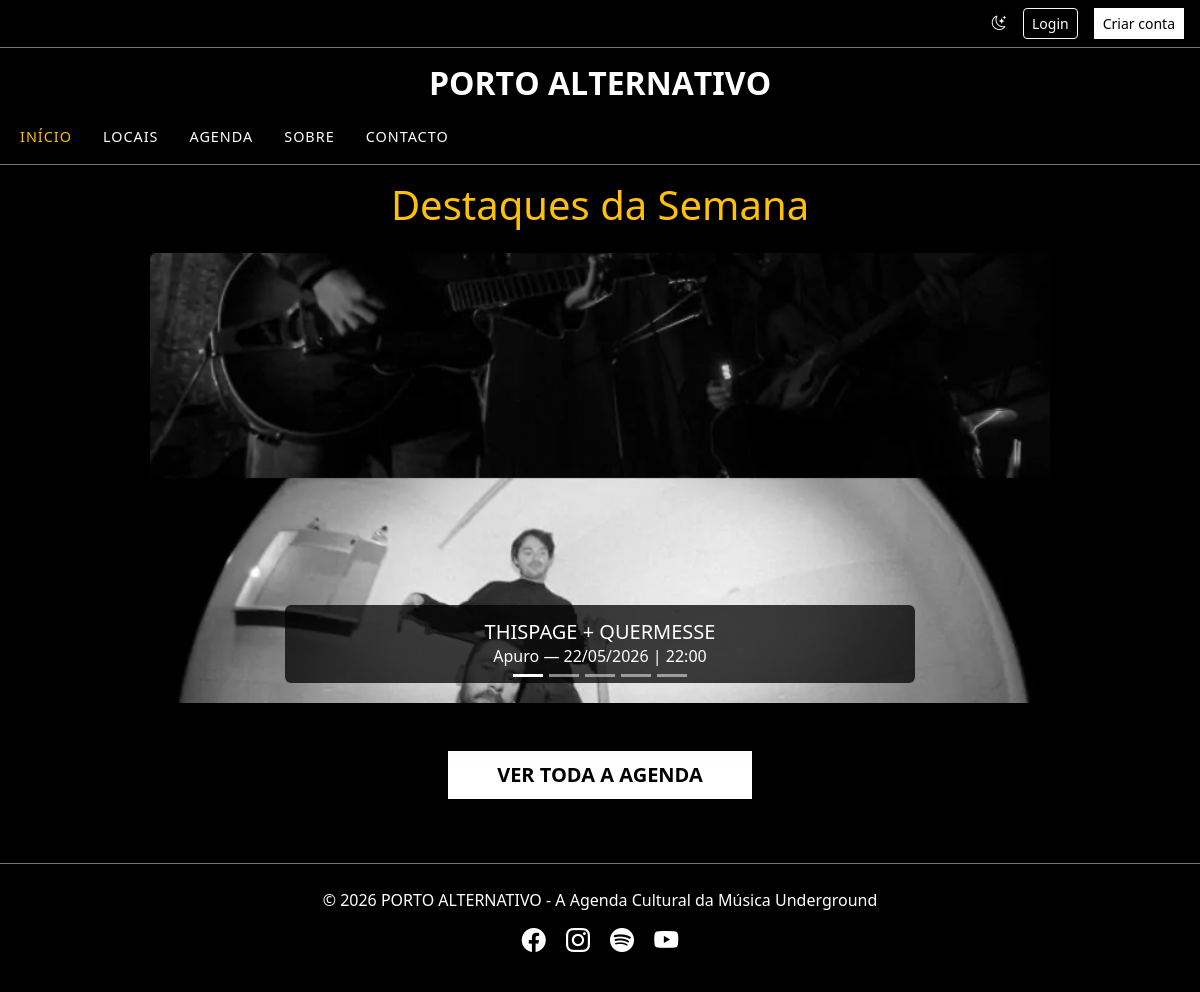
The page / on the database its author committed.
### tables this page shows
CREATE TABLE `eventos` (
  `id` int NOT NULL AUTO_INCREMENT,
  `nome` varchar(150) NOT NULL,
  `data` date DEFAULT NULL,
  `hora` time DEFAULT NULL,
  `descricao` text,
  `imagem` varchar(255) DEFAULT NULL,
  `bilheteira` varchar(255) DEFAULT NULL,
  `local_id` int DEFAULT NULL,
  `user_id` int DEFAULT NULL,
  PRIMARY KEY (`id`),
  KEY `local_id` (`local_id`),
  KEY `user_id` (`user_id`),
  CONSTRAINT `eventos_ibfk_1` FOREIGN KEY (`local_id`) REFERENCES `locais` (`id`) ON DELETE CASCADE,
  CONSTRAINT `eventos_ibfk_2` FOREIGN KEY (`user_id`) REFERENCES `users` (`id`) ON DELETE SET NULL
);

CREATE TABLE `locais` (
  `id` int NOT NULL AUTO_INCREMENT,
  `nome` varchar(150) NOT NULL,
  `morada` text,
  `imagem` varchar(255) DEFAULT NULL,
  `descricao` text,
  `site` varchar(255) DEFAULT NULL,
  `coordenadas` text,
  `user_id` int DEFAULT NULL,
  `category_id` int NOT NULL,
  PRIMARY KEY (`id`),
  KEY `user_id` (`user_id`),
  KEY `fk_locais_categoria` (`category_id`),
  CONSTRAINT `fk_locais_categoria` FOREIGN KEY (`category_id`) REFERENCES `categorias` (`id`),
  CONSTRAINT `locais_ibfk_1` FOREIGN KEY (`user_id`) REFERENCES `users` (`id`) ON DELETE SET NULL
);

### index.php (the view, shortened to what this page needs)
<?php
require_once 'db/Database.php';
$hoje = date('Y-m-d');
$stmt = $pdo->prepare("
    SELECT e.*, l.nome AS local_nome
    FROM eventos e
    LEFT JOIN locais l ON l.id = e.local_id
    WHERE e.data >= ?
    ORDER BY e.data ASC
    LIMIT 5
");
$stmt->execute([$hoje]);
$eventosCarrossel = $stmt->fetchAll(PDO::FETCH_ASSOC);
if (empty($eventosCarrossel)) {
    $stmt = $pdo->prepare("
        SELECT e.*, l.nome AS local_nome
        FROM eventos e
        LEFT JOIN locais l ON l.id = e.local_id
        WHERE e.data < ?
        ORDER BY e.data DESC
        LIMIT 5
    ");
    $stmt->execute([$hoje]);
    $eventosCarrossel = $stmt->fetchAll(PDO::FETCH_ASSOC);
}
require_once 'includes/header.php';
require_once 'includes/nav.php';
?>
<main class="container p-3 mb-5 rounded flex-grow-1">
    <h1 class="text-center text-warning mb-4">Destaques da Semana</h1>
    <div id="carouselExampleCaptions" class="carousel slide mx-auto shadow-lg" data-bs-ride="carousel"
        style="max-width: 900px;">
        <div class="carousel-indicators">
            <?php foreach ($eventosCarrossel as $i => $ev): ?>
                <button type="button"
                    data-bs-target="#carouselExampleCaptions"
                    data-bs-slide-to="<?= $i ?>"
                    <?= $i === 0 ? 'class="active" aria-current="true"' : '' ?>
                    aria-label="Slide <?= $i + 1 ?>">
                </button>
            <?php endforeach; ?>
        </div>
        <div class="carousel-inner rounded">
            <?php foreach ($eventosCarrossel as $i => $ev): ?>
                <div class="carousel-item <?= $i === 0 ? 'active' : '' ?>">
                    <div class="carousel-img-container">
                        <img src="<?= BASE_URL ?>/<?= htmlspecialchars($ev['imagem']) ?>"
                            class="d-block w-100"
                            alt="<?= htmlspecialchars($ev['nome']) ?>"
                            style="height:450px; object-fit:cover;">
                    </div>
                    <div class="carousel-caption d-none d-md-block bg-opacity-75 rounded">
                        <h5><?= htmlspecialchars($ev['nome']) ?></h5>
                        <p>
                            <?= htmlspecialchars($ev['local_nome']) ?> —
                            <?= date('d/m/Y', strtotime($ev['data'])) ?> |
                            <?= substr($ev['hora'], 0, 5) ?>
                        </p>
                    </div>
                </div>
            <?php endforeach; ?>
        </div>
        <button class="carousel-control-prev" type="button" data-bs-target="#carouselExampleCaptions"
            data-bs-slide="prev">
            <span class="carousel-control-prev-icon" aria-hidden="true"></span>
        </button>
        <button class="carousel-control-next" type="button" data-bs-target="#carouselExampleCaptions"
            data-bs-slide="next">
            <span class="carousel-control-next-icon" aria-hidden="true"></span>
        </button>
    </div>
    <div class="row mt-5 text-center">
        <div class="col-md-12">
            <a href="<?= BASE_URL ?>/pages/eventos.php" class="btn btn-warning btn-lg px-5 fw-bold">VER TODA A AGENDA</a>
        </div>
    </div>
</main>
<?php require_once 'includes/footer.php'; ?>

### assets/style/style.css (style rules this page uses)
:root { --bg-body: #000000; --bg-card: #000000; --text-main: #ffffff; --text-muted: #999999; --accent: #ffffff; --border-color: #000000; }
body { background-color: var(--bg-body) !important; color: var(--text-main) !important; transition: background-color 0.3s ease, color 0.3s ease; }
main, header, footer { background-color: var(--bg-body) !important; color: var(--text-main) !important; }
h1, h2, h3, h4, h5, h6, p, span, a { color: var(--text-main) !important; }
.btn-warning { background-color: var(--accent) !important; color: var(--bg-body) !important; border: 1px solid var(--accent) !important; border-radius: 0; transition: all 0.3s ease; }
a, .bi { color: var(--text-main); transition: opacity 0.3s ease; }
.carousel-indicators [data-bs-target] { background-color: var(--text-main) !important; }
.carousel-img-container { height: 450px; overflow: hidden; }
.carousel-caption { color: white; }
.carousel-img-container img { height: 100%; width: 100%; object-fit: cover; }
.carousel-caption { background-color: rgba(0, 0, 0, 0.75) !important; padding: 15px; bottom: 20px; }
.carousel-caption h5, .carousel-caption p { color: #ffffff !important; margin-bottom: 0; }
.carousel-control-prev-icon, .carousel-control-next-icon { filter: invert(1) grayscale(100%) brightness(200%); }
img { filter: grayscale(100%); transition: filter 0.5s ease; }

### rows shown on the page
eventos: imagem (picture), nome "THISPAGE + QUERMESSE", local.nome "Apuro", data "22/05/2026", hora "22:00"
